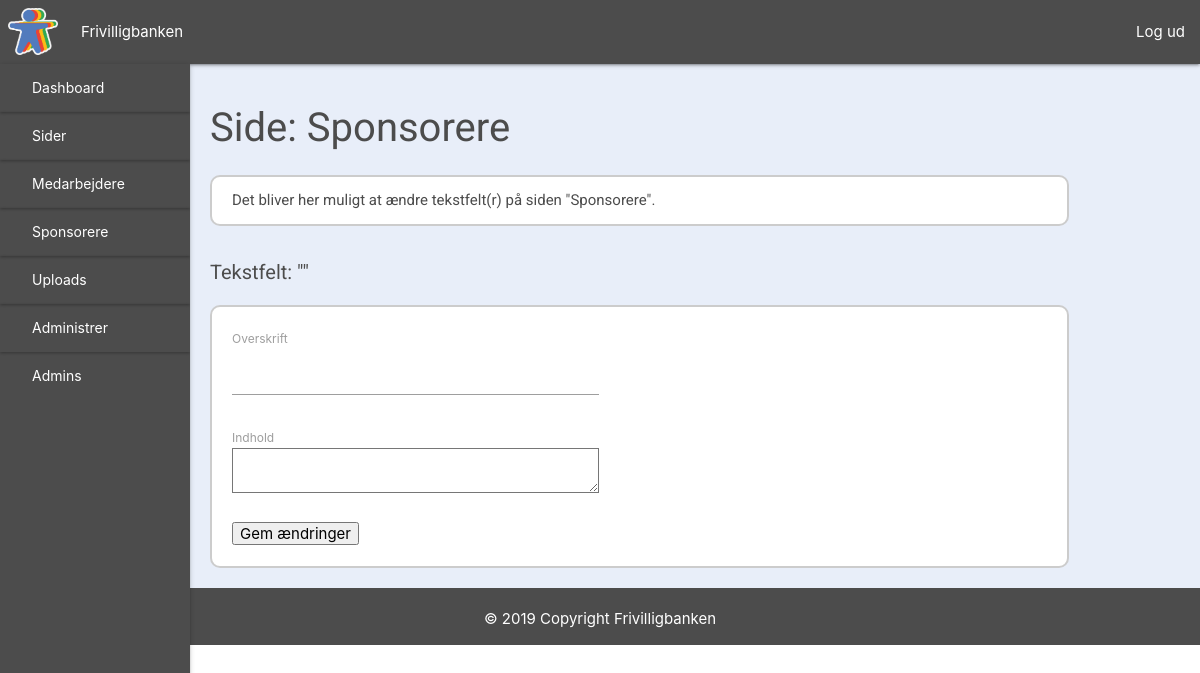
/side&sponsorere (signed in), run on an earlier commit of the app's database.
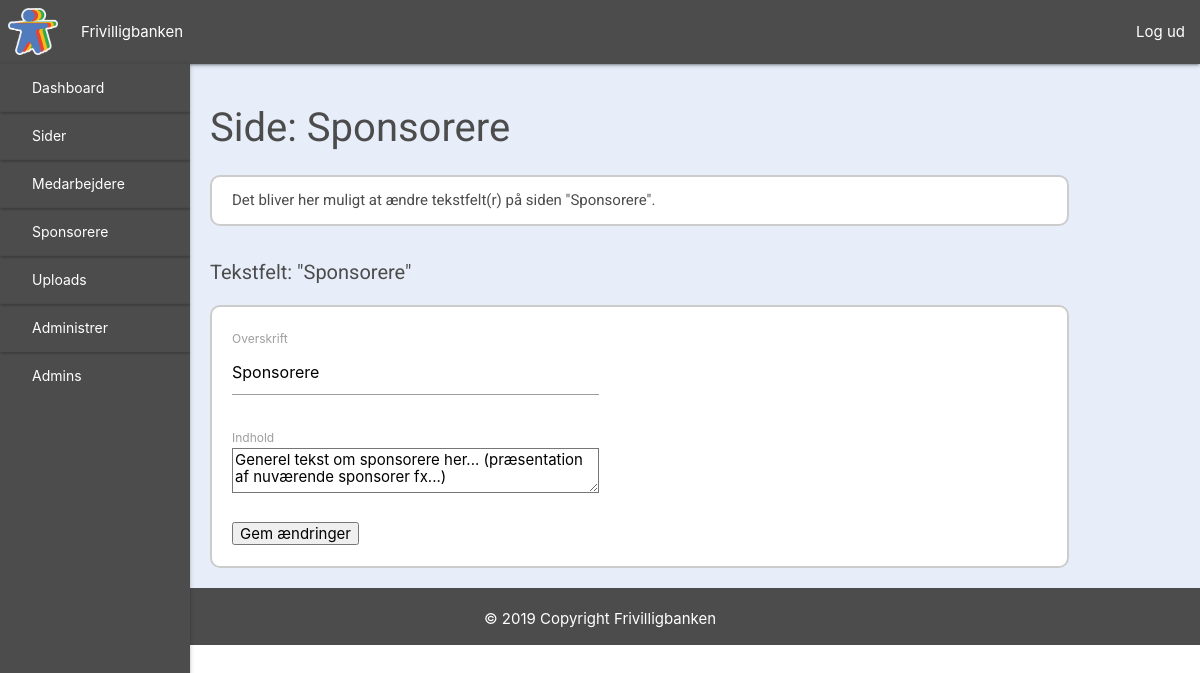
And on a later commit of the database.
### tables this page shows
CREATE TABLE textfield (
    TextFieldID INT NOT NULL AUTO_INCREMENT PRIMARY KEY,
    Page VARCHAR(255),
    FieldName VARCHAR(255),
    FieldContent VARCHAR(5000)
);

### view/backend/page_sponsorList.php (the view, shortened to what this page needs)
<?php
require_once("view/backend/includes/header.php");
$dbCon = dbCon($user, $pass);
$query = $dbCon->prepare("SELECT * FROM `textField` WHERE TextFieldID = 7");
$query->execute();
$getsponsorlisttext1 = $query->fetch();
?>
    <div id="dashboard">
        <?php require_once ("view/backend/includes/sidenav.php")?>
        <div id="dashboard-content">
            <h1>Side: Sponsorere</h1>
            <div id="dashboard-section1">
                <p>
                    Det bliver her muligt at ændre tekstfelt(r) på siden "Sponsorere".
                </p>
            </div>
            <h2>Tekstfelt: "<?php echo $getsponsorlisttext1['FieldName'] ?>"</h2>
            <div id="dashboard-section1">
                <p>
                <form method="POST" action="">
                    <label>Overskrift</label>
                    <input type="text" name="sponsorList-headline1" value="<?php echo $getsponsorlisttext1['FieldName'] ?>">
                    <br><br>
                    <label>Indhold</label>
                    <textarea name="sponsorList-text1" id="" cols="30" rows="10"><?php echo $getsponsorlisttext1['FieldContent'] ?></textarea>
                    <br><br>
                    <input type="submit" name="updateSponsorListText1" value="Gem ændringer">
                </form>
                </p>
            </div>
        </div>
    </div>
<?php require_once("view/backend/includes/footer.php"); ?>

What changed in the data, as far as the page shows it:
added textfield: FieldName "Sponsorere", sponsorList-headline1 "Sponsorere", sponsorList-text1 "Generel tekst om sponsorere her... (præsentation af nuværende sponsorer fx...)"
